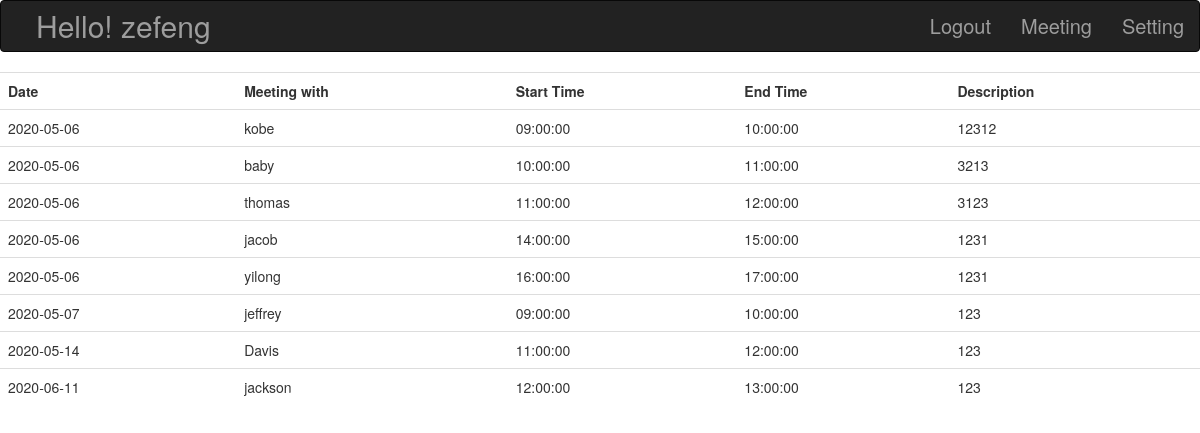
Page /meeting (signed in) on the committed database.
### app_folder/models.py (models this page shows, shortened)
class User(db.Model,UserMixin):
    id = db.Column(db.Integer, primary_key=True)
    username = db.Column(db.String(64), index=True, unique=True)
    email = db.Column(db.String(128), index=True, unique=True)
    password_hash = db.Column(db.String(128))
    mailconfirm=db.Column(db.Boolean,index=True)
    available = db.relationship('Available', cascade='all,delete', backref='User')
    appointment = db.relationship("Appointment", cascade='all,delete', backref='User')

class Appointment(db.Model):
    id = db.Column(db.Integer, primary_key=True)
    Date = db.Column(db.Date, index=True)
    name = db.Column(db.String(64), index=True)
    start_time = db.Column(db.Time, index=True)
    end_time = db.Column(db.Time, index=True)
    user_id = db.Column(db.Integer, db.ForeignKey('user.id'))
    description = db.Column(db.String(64), index=True)

### app_folder/routes.py (the view)
@app.route('/meeting',methods=["GET","POST"])
@login_required
def meeting():
    appointment_list=[]
    user = User.query.filter_by(username=current_user.username).first()
    appointment_list = Appointment.query.filter(Appointment.user_id ==user.id).all()
    appointment_list=sorted(appointment_list,key=functools.cmp_to_key(cmp))
    return render_template("meeting.html",appointment_list=appointment_list)

### app_folder/models.py (called while the page is built)
@login_manager.user_loader
def load_user(id):
    return User.query.get(int(id))

### app_folder/util.py (called while the page is built)
def cmp(a, b):
    a=datetime.combine(a.Date,a.start_time)
    b=datetime.combine(b.Date,b.start_time)
    if b < a:
        return 1
    if a < b:
        return -1
    return 0

### app_folder/templates/meeting.html
{% extends "base.html" %}
{% block content %}
<div>
    {% if appointment_list%}
    <table class="table">
        <tr>
            <th>Date</th>
            <th>Meeting with</th>
            <th>Start Time</th>
            <th>End Time</th>
            <th>Description</th>
          </tr>
          {% for message in appointment_list %}
          <tr>
              <td>{{ message.Date}}</td>
              <td>{{ message.name }}</td>
              <td>{{ message.start_time }}</td>
              <td>{{ message.end_time }}</td>
              <td>{{ message.description}}</td>
          </tr>
          {% endfor %}
    </table>
{%else%}
    <h1>No Record!!</h1>
{%endif%}
</div>
{% endblock %}

### app_folder/templates/base.html (shortened to what this page needs)
<!DOCTYPE html>
<html lang="en">
    <head>
        <link rel="stylesheet" href="../static/style.css">
        <link rel="stylesheet" href="https://maxcdn.bootstrapcdn.com/bootstrap/3.4.1/css/bootstrap.min.css">
    </head>
    <body>
        <nav class="navbar navbar-inverse">
          <div class="container-fluid">
            <div class="navbar-header">
              {% if current_user.is_authenticated %}
                <div class="navbar-brand">Hello! {{current_user.username}}</div>
              {%else%}
                <div class="navbar-brand">Hello! Guest</div>
              {%endif%}
            </div>
              <ul class="nav navbar-nav navbar-right">
                {%if not current_user.is_authenticated%}
                  <li ><a href="/login">Login</a></li>
                {%else%}
                  <li ><a href="/logout">Logout</a></li>
                {%endif%}
                  <li ><a href="/meeting">Meeting</a></li>
                  <li><a href="/setting">Setting</a></li>
              </ul>
          </div>
        </nav>
        {% block content %} {% endblock %}
    </body>
</html>

### app_folder/templates/base.html (style rules this page uses)
.navbar-brand { position: relative; left:20px; font-size:30px; }
.navbar-nav { font-size:20px; }

### rows in the picture
User: username "zefeng"
Appointment: Date "2020-05-06", name "kobe", start_time "09:00:00", end_time "10:00:00", description "12312"
Appointment: Date "2020-05-06", name "baby", start_time "10:00:00", end_time "11:00:00", description "3213"
Appointment: Date "2020-05-06", name "thomas", start_time "11:00:00", end_time "12:00:00", description "3123"
Appointment: Date "2020-05-06", name "jacob", start_time "14:00:00", end_time "15:00:00", description "1231"
Appointment: Date "2020-05-06", name "yilong", start_time "16:00:00", end_time "17:00:00", description "1231"
Appointment: Date "2020-05-07", name "jeffrey", start_time "09:00:00", end_time "10:00:00", description "123"
Appointment: Date "2020-05-14", name "Davis", start_time "11:00:00", end_time "12:00:00", description "123"
Appointment: Date "2020-06-11", name "jackson", start_time "12:00:00", end_time "13:00:00", description "123"
